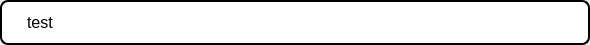
<?xml version="1.0" encoding="UTF-8"?>
<ui version="4.0">
 <class>WaterMsgWidgetClass</class>
 <widget class="QWidget" name="WaterMsgWidgetClass">
  <property name="geometry">
   <rect>
    <x>0</x>
    <y>0</y>
    <width>590</width>
    <height>45</height>
   </rect>
  </property>
  <property name="minimumSize">
   <size>
    <width>590</width>
    <height>45</height>
   </size>
  </property>
  <property name="maximumSize">
   <size>
    <width>590</width>
    <height>45</height>
   </size>
  </property>
  <property name="windowTitle">
   <string>WaterMsgWidget</string>
  </property>
  <property name="styleSheet">
   <string notr="true">QWidget#backWidget {
	background-color: rgb(255, 255, 255);
	border: 2px solid rgb(0, 0, 0);
	border-radius: 8;
}</string>
  </property>
  <layout class="QHBoxLayout" name="horizontalLayout">
   <property name="spacing">
    <number>0</number>
   </property>
   <property name="leftMargin">
    <number>0</number>
   </property>
   <property name="topMargin">
    <number>0</number>
   </property>
   <property name="rightMargin">
    <number>0</number>
   </property>
   <property name="bottomMargin">
    <number>0</number>
   </property>
   <item>
    <widget class="QWidget" name="backWidget" native="true">
     <property name="minimumSize">
      <size>
       <width>590</width>
       <height>45</height>
      </size>
     </property>
     <layout class="QHBoxLayout" name="horizontalLayout_2">
      <property name="spacing">
       <number>10</number>
      </property>
      <property name="leftMargin">
       <number>10</number>
      </property>
      <property name="topMargin">
       <number>0</number>
      </property>
      <property name="rightMargin">
       <number>0</number>
      </property>
      <property name="bottomMargin">
       <number>0</number>
      </property>
      <item>
       <widget class="QLabel" name="uIconLabel">
        <property name="maximumSize">
         <size>
          <width>36</width>
          <height>36</height>
         </size>
        </property>
        <property name="text">
         <string/>
        </property>
        <property name="pixmap">
         <pixmap>:/MAT/Source/Resource/info.png</pixmap>
        </property>
        <property name="scaledContents">
         <bool>true</bool>
        </property>
       </widget>
      </item>
      <item>
       <widget class="QLabel" name="uInfoLabel">
        <property name="font">
         <font>
          <pointsize>12</pointsize>
         </font>
        </property>
        <property name="text">
         <string>test</string>
        </property>
       </widget>
      </item>
      <item>
       <spacer name="horizontalSpacer_2">
        <property name="orientation">
         <enum>Qt::Horizontal</enum>
        </property>
        <property name="sizeHint" stdset="0">
         <size>
          <width>40</width>
          <height>20</height>
         </size>
        </property>
       </spacer>
      </item>
     </layout>
    </widget>
   </item>
  </layout>
 </widget>
 <layoutdefault spacing="6" margin="11"/>
 <resources>
  <include location="../../MAT.qrc"/>
 </resources>
 <connections/>
</ui>
